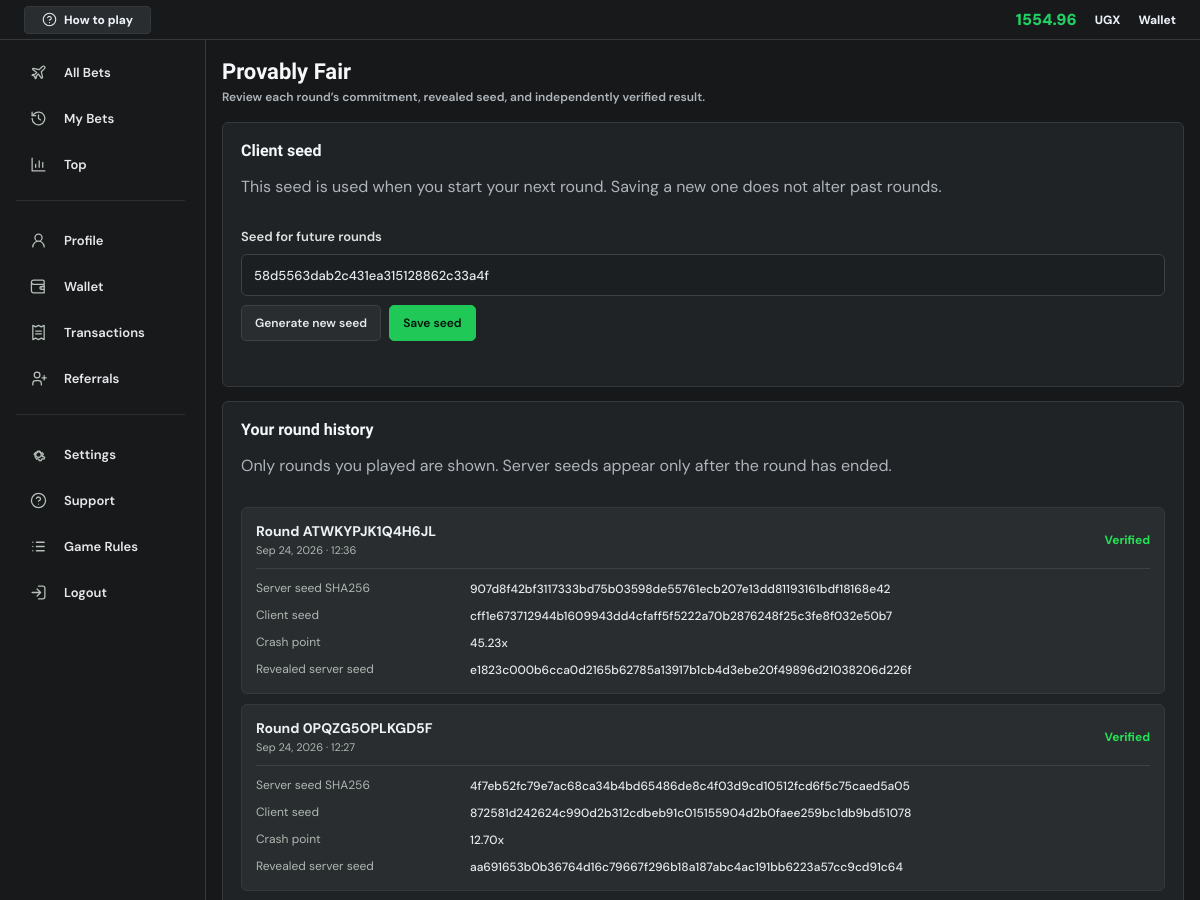
The app's page /provably-fair/ (signed in, upper part), older data.
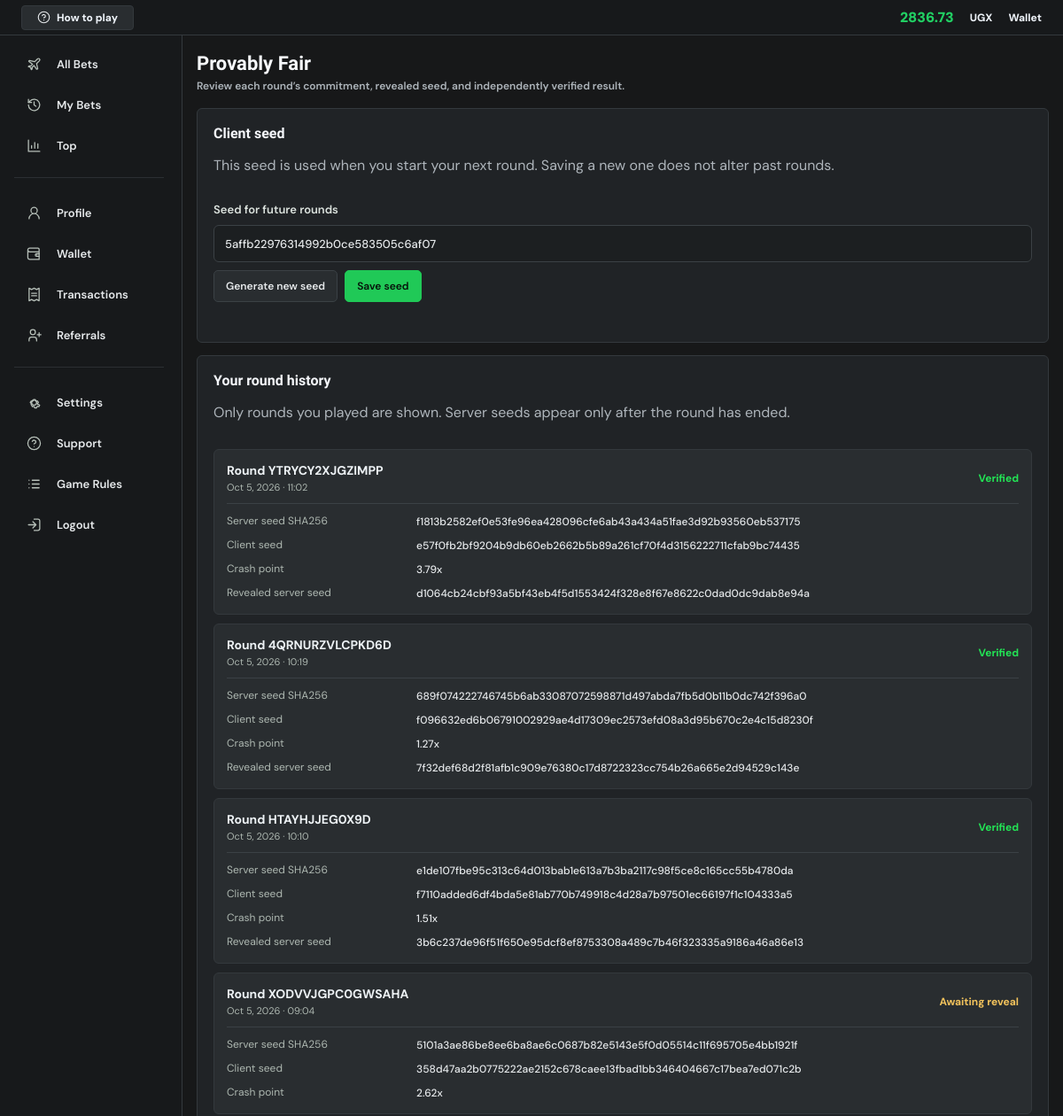
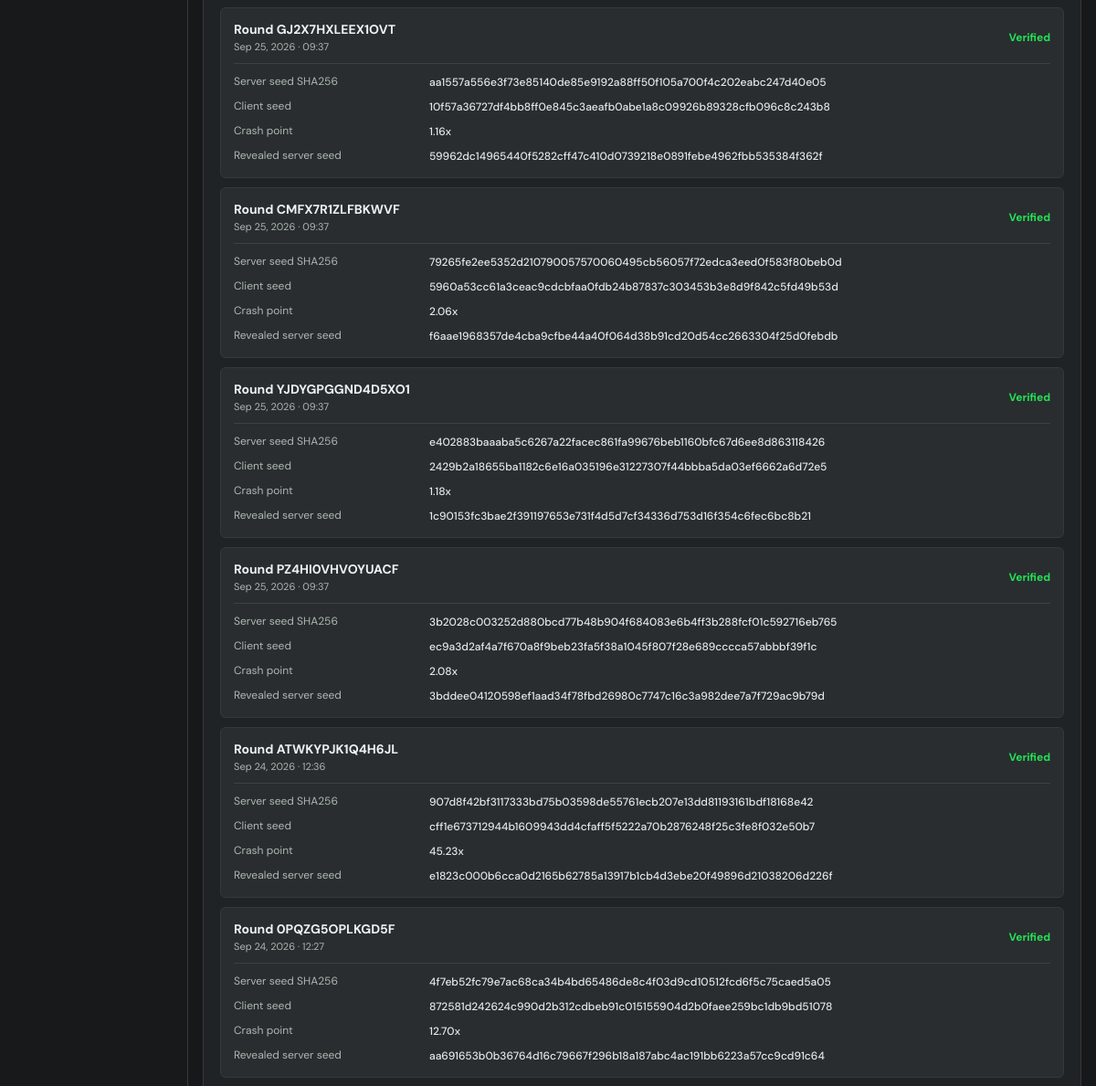
The same page, newer data (2 pictures, top to bottom).
### core/models.py (models this page shows, shortened)
class Profile(models.Model):
    user = models.OneToOneField(User, on_delete=models.CASCADE)
    referral_code = models.UUIDField(default=uuid.uuid4, unique=True, editable=False)
    client_seed = models.CharField(max_length=128, default=generate_client_seed)
    balance = models.DecimalField(max_digits=12, decimal_places=2, default=1000)
    currency = models.CharField(max_length=3, default='UGX')
    phone_number = models.CharField(max_length=20, blank=True)
    daily_deposit_limit = models.DecimalField(max_digits=12, decimal_places=2, default=300000)
    daily_loss_limit = models.DecimalField(max_digits=12, decimal_places=2, default=200000)
    created_at = models.DateTimeField(auto_now_add=True)

class GameRound(models.Model):
    STATUS_CHOICES = [
        ('betting', 'Betting'),
        ('flying', 'Flying'),
        ('crashed', 'Crashed'),
        ('void', 'Void'),
    ]
    public_id = models.CharField(max_length=24, unique=True, db_index=True)
    created_by = models.ForeignKey(
        User,
        on_delete=models.SET_NULL,
        null=True,
        blank=True,
        related_name='created_game_rounds',
    )
    server_seed_hash = models.CharField(max_length=64)
    server_seed_private = models.CharField(max_length=128, blank=True)
    server_seed = models.CharField(max_length=128, blank=True)
    client_seed = models.CharField(max_length=128)
    crash_point = models.DecimalField(max_digits=8, decimal_places=2)
    house_edge = models.DecimalField(max_digits=5, decimal_places=4, default=Decimal('0.0100'))
    status = models.CharField(max_length=10, choices=STATUS_CHOICES, default='flying')
    betting_ends_at = models.DateTimeField(null=True, blank=True)
    bet_count = models.PositiveIntegerField(default=0)
    winning_bet_count = models.PositiveIntegerField(default=0)
    started_at = models.DateTimeField(default=timezone.now)
    crashed_at = models.DateTimeField(null=True, blank=True)
    revealed_at = models.DateTimeField(null=True, blank=True)
    class Meta:
        ordering = ['-started_at']
        indexes = [
            models.Index(fields=['-started_at']),
            models.Index(fields=['status', '-started_at']),
        ]
    @property
    def is_revealed(self):
        return bool(self.server_seed)

### core/views.py (the view)
# urls.py: path('provably-fair/', views.provably_fair, name='provably_fair'),
@login_required
def provably_fair(request):
    rounds = GameRound.objects.filter(
        Q(created_by=request.user) | Q(bets__user=request.user),
    ).distinct().order_by('-started_at')[:50]
    rounds = list(rounds)
    for game_round in rounds:
        game_round.verified = (
            game_round.is_revealed
            and verify_game_round(
                game_round.server_seed,
                game_round.client_seed,
                game_round.server_seed_hash,
                game_round.crash_point,
                game_round.house_edge,
            )
        )
    profile = get_object_or_404(Profile, user=request.user)
    return render(request, 'core/provably_fair.html', {
        'rounds': rounds,
        'profile': profile,
    })

### core/security.py (called while the page is built, shortened)
def check_security_configuration():
    global _configuration_check_complete
    if _configuration_check_complete:
        return

    def __call__(self, request):
        check_security_configuration()
        response = self.get_response(request)
        return response

### core/utils.py (called while the page is built)
def hash_server_seed(server_seed):
    return hashlib.sha256(server_seed.encode('utf-8')).hexdigest()

def calculate_crash_point(server_seed, client_seed, house_edge=HOUSE_EDGE):
    digest = hmac.new(
        server_seed.encode('utf-8'),
        client_seed.encode('utf-8'),
        hashlib.sha256,
    ).hexdigest()
    random_int = int(digest[:13], 16)
    uniform = Decimal(random_int) / Decimal(16 ** 13)
    if uniform <= 0:
        return Decimal('1.00')
    rtp_factor = Decimal('1.0000') - Decimal(house_edge)
    crash = (rtp_factor / (Decimal('1.0000') - uniform)).quantize(Decimal('0.01'), rounding=ROUND_DOWN)
    return min(max(crash, Decimal('1.00')), MAX_CRASH_POINT)

### core/templates/core/provably_fair.html (shortened to what this page needs)
{% extends 'core/base.html' %}
{% block content %}
<section class="account-page account-fairness-page">
    {% include 'core/partials/account_sidebar.html' %}
    <div class="account-workspace">
        {% include 'core/partials/account_topbar.html' %}
        <main class="account-main">
            <section class="account-content">
                <div class="account-title-row">
                    <div>
                        <h1>Provably Fair</h1>
                        <p>Review each round’s commitment, revealed seed, and independently verified result.</p>
                    </div>
                </div>
                <section class="account-card fairness-settings-card">
                    <div class="section-heading">
                        <div>
                            <h2>Client seed</h2>
                            <p>This seed is used when you start your next round. Saving a new one does not alter past rounds.</p>
                        </div>
                    </div>
                    <form class="fair-seed-form" data-client-seed-url="{% url 'update_client_seed' %}">
                        <label for="fair-client-seed">Seed for future rounds</label>
                        <input id="fair-client-seed" name="client_seed" type="text" maxlength="128" pattern="[A-Za-z0-9._:-]{1,128}" value="{{ profile.client_seed }}" required autocomplete="off">
                        <div class="fair-seed-actions">
                            <button type="button" class="fair-seed-randomize" data-randomize-client-seed>Generate new seed</button>
                            <button type="submit" class="fair-seed-save">Save seed</button>
                        </div>
                        <p class="fair-seed-status" data-client-seed-status role="status" aria-live="polite"></p>
                    </form>
                </section>
                <section class="account-card fairness-rounds-card">
                    <div class="section-heading">
                        <div>
                            <h2>Your round history</h2>
                            <p>Only rounds you played are shown. Server seeds appear only after the round has ended.</p>
                        </div>
                    </div>
                    <div class="fairness-round-list">
                        {% for round in rounds %}
                            <article class="fairness-round">
                                <header>
                                    <div><strong>Round {{ round.public_id }}</strong><small>{{ round.started_at|date:'M j, Y · H:i' }}</small></div>
                                    {% if round.is_revealed %}
                                        <span class="{% if round.verified %}fairness-verified{% else %}fairness-failed{% endif %}">{% if round.verified %}Verified{% else %}Verification failed{% endif %}</span>
                                    {% else %}
                                        <span class="fairness-pending">Awaiting reveal</span>
                                    {% endif %}
                                </header>
                                <dl>
                                    <div><dt>Server seed SHA256</dt><dd>{{ round.server_seed_hash }}</dd></div>
                                    <div><dt>Client seed</dt><dd>{{ round.client_seed }}</dd></div>
                                    <div><dt>Crash point</dt><dd>{{ round.crash_point|floatformat:2 }}x</dd></div>
                                    {% if round.is_revealed %}
                                        <div><dt>Revealed server seed</dt><dd>{{ round.server_seed }}</dd></div>
                                    {% endif %}
                                </dl>
                            </article>
                        {% empty %}
                            <div class="fairness-empty-state">You have not played a round yet. Your round commitments and verification details will appear here.</div>
                        {% endfor %}
                    </div>
                </section>
            </section>
        </main>
    </div>
</section>
{% endblock %}

### core/templates/core/partials/account_topbar.html (shortened to what this page needs)
<header class="account-topbar">
    <a class="help-chip" href="{% url 'how_to_play' %}"><svg class="ui-icon" aria-hidden="true"><use href="#icon-help"></use></svg><span>How to play</span></a>
    <div>
        <strong data-account-balance>{{ profile.balance|floatformat:2 }}</strong>
        <span>{{ profile.currency }}</span>
        <a href="{% url 'wallet' %}">Wallet</a>
    </div>
</header>

Row changes from the older to the newer data that the page shows:
changed Profile "UGX": balance "1554.96" → "2836.73"; client_seed "58d5563dab2c431ea315128862c33a4f" → "5affb22976314992b0ce583505c6af07"
added GameRound: public_id "YTRYCY2XJGZIMPP", started_at "Oct 5, 2026 · 11:02", shows "Verified", server_seed_hash "f1813b2582ef0e53fe96ea428096cfe6ab43a434a51fae3d92b93560eb537175", client_seed "e57f0fb2bf9204b9db60eb2662b5b89a261cf70f4d3156222711cfab9bc74435", crash_point "3.79", server_seed "d1064cb24cbf93a5bf43eb4f5d1553424f328e8f67e8622c0dad0dc9dab8e94a"
added GameRound: public_id "4QRNURZVLCPKD6D", started_at "Oct 5, 2026 · 10:19", shows "Verified", server_seed_hash "689f074222746745b6ab33087072598871d497abda7fb5d0b11b0dc742f396a0", client_seed "f096632ed6b06791002929ae4d17309ec2573efd08a3d95b670c2e4c15d8230f", crash_point "1.27", server_seed "7f32def68d2f81afb1c909e76380c17d8722323cc754b26a665e2d94529c143e"
added GameRound: public_id "HTAYHJJEG0X9D", started_at "Oct 5, 2026 · 10:10", shows "Verified", server_seed_hash "e1de107fbe95c313c64d013bab1e613a7b3ba2117c98f5ce8c165cc55b4780da", client_seed "f7110added6df4bda5e81ab770b749918c4d28a7b97501ec66197f1c104333a5", crash_point "1.51", server_seed "3b6c237de96f51f650e95dcf8ef8753308a489c7b46f323335a9186a46a86e13"
added GameRound: public_id "XODVVJGPC0GWSAHA", started_at "Oct 5, 2026 · 09:04", server_seed "Awaiting reveal", server_seed_hash "5101a3ae86be8ee6ba8ae6c0687b82e5143e5f0d05514c11f695705e4bb1921f", client_seed "358d47aa2b0775222ae2152c678caee13fbad1bb346404667c17bea7ed071c2b", crash_point "2.62"
added GameRound: public_id "GJ2X7HXLEEX1OVT", started_at "Sep 25, 2026 · 09:37", shows "Verified", server_seed_hash "aa1557a556e3f73e85140de85e9192a88ff50f105a700f4c202eabc247d40e05", client_seed "10f57a36727df4bb8ff0e845c3aeafb0abe1a8c09926b89328cfb096c8c243b8", crash_point "1.16", server_seed "59962dc14965440f5282cff47c410d0739218e0891febe4962fbb535384f362f"
added GameRound: public_id "CMFX7R1ZLFBKWVF", started_at "Sep 25, 2026 · 09:37", shows "Verified", server_seed_hash "79265fe2ee5352d210790057570060495cb56057f72edca3eed0f583f80beb0d", client_seed "5960a53cc61a3ceac9cdcbfaa0fdb24b87837c303453b3e8d9f842c5fd49b53d", crash_point "2.06", server_seed "f6aae1968357de4cba9cfbe44a40f064d38b91cd20d54cc2663304f25d0febdb"
added GameRound: public_id "YJDYGPGGND4D5XO1", started_at "Sep 25, 2026 · 09:37", shows "Verified", server_seed_hash "e402883baaaba5c6267a22facec861fa99676beb1160bfc67d6ee8d863118426", client_seed "2429b2a18655ba1182c6e16a035196e31227307f44bbba5da03ef6662a6d72e5", crash_point "1.18", server_seed "1c90153fc3bae2f391197653e731f4d5d7cf34336d753d16f354c6fec6bc8b21"
added GameRound: public_id "PZ4HI0VHVOYUACF", started_at "Sep 25, 2026 · 09:37", shows "Verified", server_seed_hash "3b2028c003252d880bcd77b48b904f684083e6b4ff3b288fcf01c592716eb765", client_seed "ec9a3d2af4a7f670a8f9beb23fa5f38a1045f807f28e689cccca57abbbf39f1c", crash_point "2.08", server_seed "3bddee04120598ef1aad34f78fbd26980c7747c16c3a982dee7a7f729ac9b79d"
